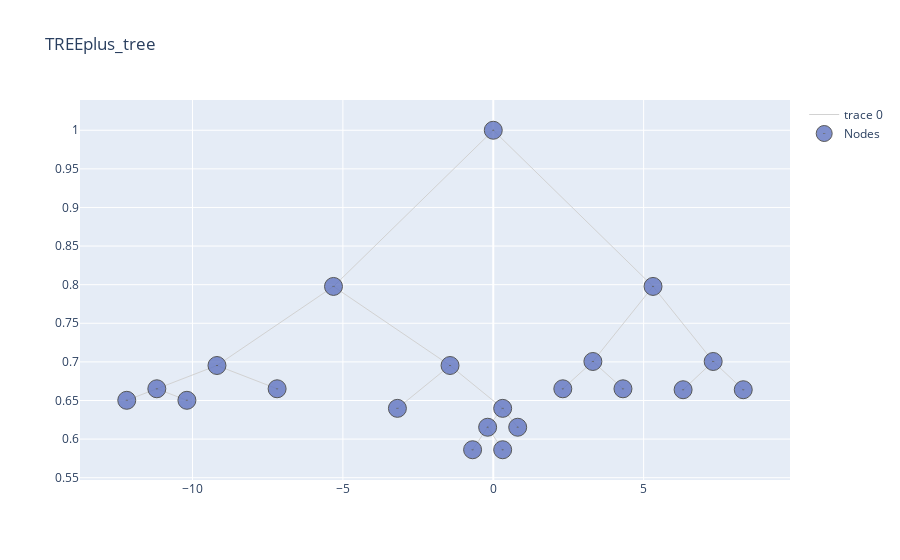

The cell this chart's notebook holds for it:
### Code cell
all_node, leaves = tree.cut_tree(11)
tree.print_tree(all_node, leaves, html = False, visual_pruning = True)

### Figure 1 — Plotly figure (JSON) as saved in the notebook; plotly's stock layout.template omitted (floating-point values rounded to 4 significant figures)
{"data": [{"hoverinfo": "none", "line": {"color": "rgb(210,210,210)", "width": 1}, "mode": "lines", "type": "scatter", "x": [0, -5.312, null, 0, 5.312, null, -5.312, -9.188, null, -5.312, -1.438, null, 5.312, 3.312, null, 5.312, 7.312, null, -9.188, -11.19, null, -9.188, -7.188, null, -1.438, -3.188, null, -1.438, 0.3125, null, 3.312, 2.312, null, 3.312, 4.312, null, 7.312, 6.312, null, 7.312, 8.312, null, -11.19, -12.19, null, -11.19, -10.19, null, 0.3125, -0.1875, null, 0.3125, 0.8125, null, -0.1875, -0.6875, null, -0.1875, 0.3125, null], "y": [1, 0.7977, null, 1, 0.7977, null, 0.7977, 0.6953, null, 0.7977, 0.6953, null, 0.7977, 0.7005, null, 0.7977, 0.7005, null, 0.6953, 0.6652, null, 0.6953, 0.6652, null, 0.6953, 0.6398, null, 0.6953, 0.6398, null, 0.7005, 0.6652, null, 0.7005, 0.6652, null, 0.7005, 0.6639, null, 0.7005, 0.6639, null, 0.6652, 0.6503, null, 0.6652, 0.6503, null, 0.6398, 0.6154, null, 0.6398, 0.6154, null, 0.6154, 0.5862, null, 0.6154, 0.5862, null]}, {"hoverinfo": "text", "marker": {"color": "#6175c1", "line": {"color": "rgb(50,50,50)", "width": 1}, "size": 18, "symbol": "circle-dot"}, "mode": "markers", "name": "Nodes", "opacity": 0.8, "text": ["n16, None, Bin Value: 117.08, between_variance : 178191.08, Samples : 13", "n17, None, Bin Value: 135.64, between_variance : 257585.79, Samples : 14", "n10, None, Bin Value: 66.78, between_variance : 40133.44, Samples : 9", "n23, None, Bin Value: 88.0, between_variance : 147136.0, Samples : 19", "n44, None, Bin Value: 120.62, between_variance : 189124.92, Samples : 13", "n45, None, Bin Value: 98.47, between_variance : 310275.03, Samples : 32", "n12, None, Bin Value: 130.3, between_variance : 509342.7, Samples : 30", "n13, None, Bin Value: 149.79, between_variance : 628201.29, Samples : 28", "n15, None, Bin Value: 133.93, between_variance : 269072.07, Samples : 15", "n1, CompPrice>127.5, Bin Value: 115.78, between_variance : 3753078.18, Samples : 280", "n2, Sales>7.55, Bin Value: 106.73, between_variance : 1845333.95, Samples : 162", "n4, Age>53.5, Bin Value: 115.71, between_variance : 1191559.6, Samples : 89", "n8, Income>67.0, Bin Value: 126.7, between_variance : 433453.37, Samples : 27", "n9, Sales>2.76, Bin Value: 110.92, between_variance : 762792.4, Samples : 62", "n5, CompPrice>99.0, Bin Value: 95.78, between_variance : 669699.51, Samples : 73", "n11, Sales>10.63, Bin Value: 99.86, between_variance : 638201.27, Samples : 64", "n22, ShelveLoc in (b'Bad', b'Medium'), Bin Value: 104.87, between_variance : 494865.8, Samples : 45", "n3, Sales>7.56, Bin Value: 128.19, between_variance : 1939204.48, Samples : 118", "n6, CompPrice>135.5, Bin Value: 139.71, between_variance : 1132044.98, Samples : 58", "n7, CompPrice>146.5, Bin Value: 117.07, between_variance : 822276.27, Samples : 60", "n14, Sales>11.88, Bin Value: 111.44, between_variance : 558893.89, Samples : 45"], "type": "scatter", "x": [-12.19, -10.19, -3.188, 0.8125, -0.6875, 0.3125, 2.312, 4.312, 8.312, 0, -5.312, -9.188, -11.19, -7.188, -1.438, 0.3125, -0.1875, 5.312, 3.312, 7.312, 6.312], "y": [0.6503, 0.6503, 0.6398, 0.6154, 0.5862, 0.5862, 0.6652, 0.6652, 0.6639, 1, 0.7977, 0.6953, 0.6652, 0.6652, 0.6953, 0.6398, 0.6154, 0.7977, 0.7005, 0.7005, 0.6639]}], "layout": {"title": {"text": "TREEplus_tree"}}}
